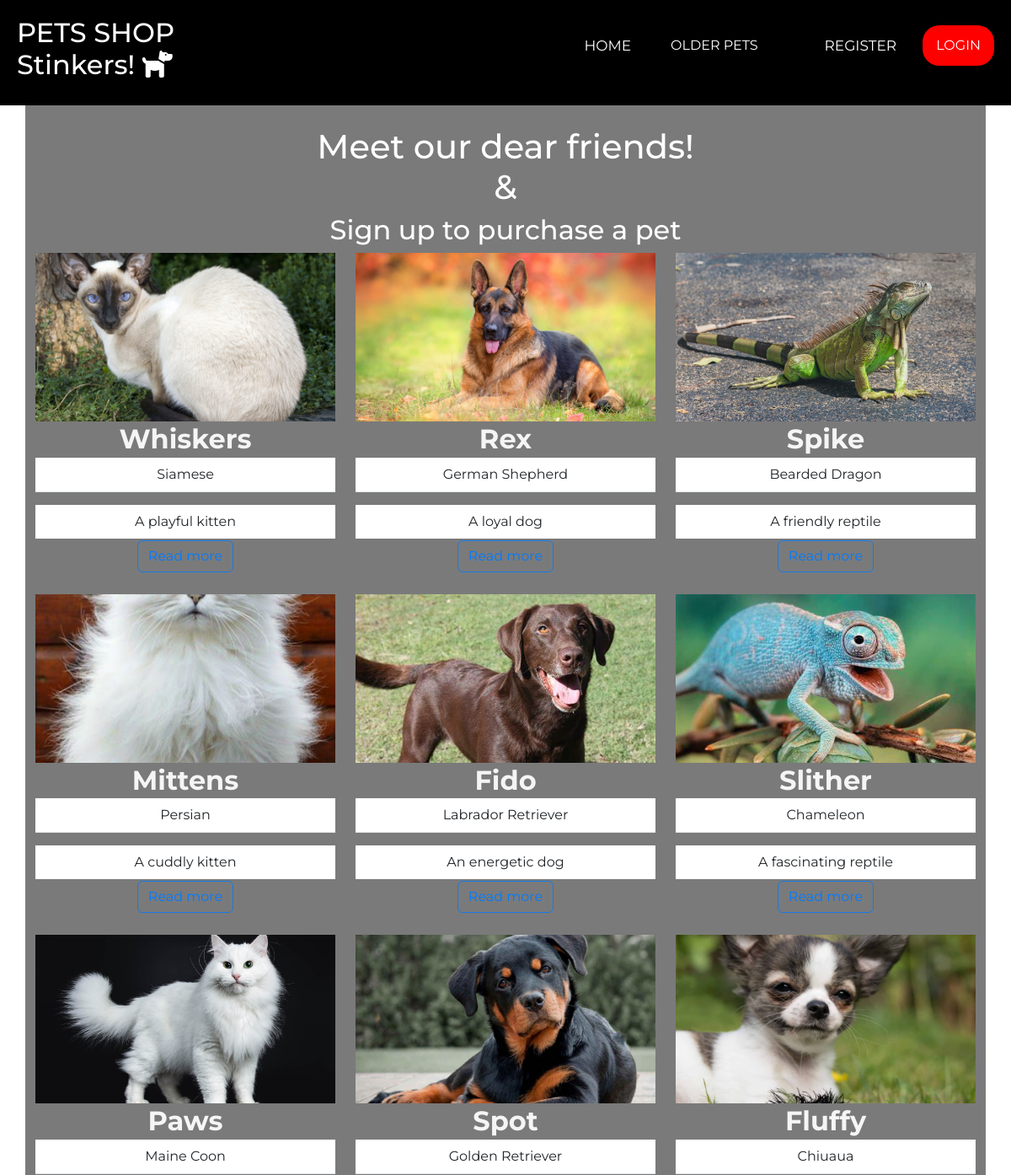
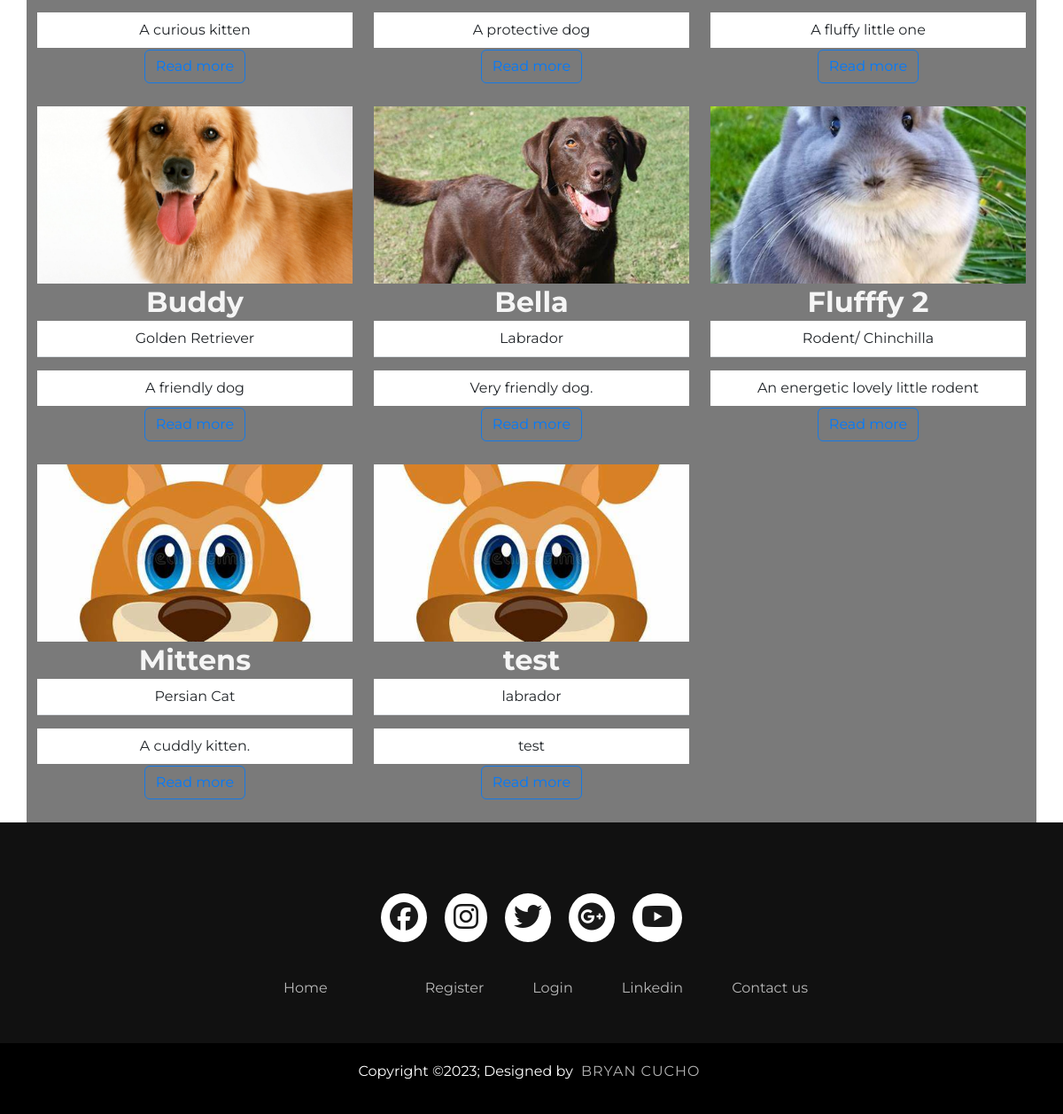
The app's page /home.php with its own data (2 pictures, top to bottom).
### tables this page shows
CREATE TABLE `animals` (
  `animal_id` int(11) NOT NULL,
  `animal_name` varchar(255) NOT NULL,
  `price` decimal(13,2) NOT NULL,
  `photo` varchar(255) DEFAULT NULL,
  `location` varchar(255) NOT NULL,
  `description` varchar(255) NOT NULL,
  `size` varchar(255) NOT NULL,
  `age` varchar(255) NOT NULL,
  `vaccinated` varchar(255) NOT NULL,
  `breed` varchar(255) NOT NULL,
  `status` tinyint(1) NOT NULL,
  `fk_animal_id` int(11) DEFAULT NULL,
  `fk_pet_id` int(11) NOT NULL
);

### home.php (the view, shortened to what this page needs)
<?php
require_once './components/db_connect.php';
$sql = " SELECT *
FROM `animals`
LEFT JOIN `pet_adoption` ON `animals`.`fk_animal_id` = `pet_adoption`.pet_id";
$result = mysqli_query($connect, $sql);
$cards = "";
if (mysqli_num_rows($result) > 0) {
  while ($row = mysqli_fetch_assoc($result)) {
    $cards .= "<div class.='card'>
        <img src='assets/{$row['photo']}' class='card-img-top'>
        <div class='card-body'>
          <h2 class='card-title'><strong> {$row['animal_name']}</strong></h2>
        </div>
        <ul class='list-group list-group-flush'>
          <li class='list-group-item'>{$row['breed']}</li>
          <li class='list-group-item'>{$row['description']}</li>
        </ul>
        <div class='card-body'>
          <a href='./animal/animal_details.php?id={$row['animal_id']}' class='btn btn-outline-primary'>Read more</a>";
    $cards .= "</div>
        <br/>
      </div>";
  }
} else {
  $cards = "<p> No results found </p>";
}
?>
<!DOCTYPE html>
<html lang="en">
<head>
  <link rel="stylesheet" href="https://cdn.jsdelivr.net/npm/@fortawesome/fontawesome-free@5.15.4/css/fontawesome.min.css">
  <link rel="stylesheet" href="https://kit-free.fontawesome.com/releases/latest/css/free.min.css">
  <link rel="stylesheet" href="https://cdnjs.cloudflare.com/ajax/libs/font-awesome/6.4.2/css/all.min.css" />
  <link rel="stylesheet" href="https://kit-free.fontawesome.com/releases/latest/css/free.min.css">
  <link href="https://cdn.jsdelivr.net/npm/bootstrap@5.3.2/dist/css/bootstrap.min.css" rel="stylesheet">
  <link rel="stylesheet" href="css/navbar.css">
  <link rel="stylesheet" href="css/style.css">
  <link rel="stylesheet" href="css/footer.css">
</head>
<body>
  <?php require_once './components/navbar.php'; ?>
  <div class="container">
    <div class="section-title">
      <h1 class="greeting">Meet our dear friends!<br>
        &
      </h1>
      <h2 class="greeting">Sign up to purchase a pet</h>
    </div>
    <div class='row row-cols-lg-3 row-cols-md-2 row-cols-sm-1 row row-cols-xs-1'>
      <?= $cards ?>
    </div>
  </div>
  <?php require_once './components/footer.php'; ?>
</body>
</html>

### components/navbar.php (shortened to what this page needs)
<?php echo "
            <header class='navbar'>
                <h2 class='logoNav'></a>PETS SHOP <br>
                    </i> Stinkers! <i class='fas fa-dog'></i>
                </h2>
                <ul>
                    <li class='listItem'>
                    <a role='button' href='/BE20_CR5_BryanJCuchoM/home.php'><button class='button'>HOME</button></a>
                    </li>
                    <li>
                    <a role='button' href='/BE20_CR5_BryanJCuchoM/animal/animal_senior.php'><button class='button'>OLDER PETS</button></a>
                    </li>";
if (isset($_SESSION["user"]) || isset($_SESSION["adm"])) {
    echo "<ul><li class='listItem'>
                    <a role='button' href='/BE20_CR5_BryanJCuchoM/animal/animal_create.php'><button class='button'>ADD PET</button></a>
                    </li>
                    <li class='listItem'>
                    <a role='button' href='/BE20_CR5_BryanJCuchoM/user/logout.php?logout'><button class='button'>LOGOUT</a>
                    </li>
                    <li class='listItem'>
                    <a role='button' href='/BE20_CR5_BryanJCuchoM/user/user_update.php'><button class='button'>UPDATE PROFILE</a>
                    </li>";
} else {
    echo "<ul><li class='listItem'>
                    <a role='button' href='/BE20_CR5_BryanJCuchoM/user/register.php'><button class='button'>REGISTER</button></a>
                    </li>
                    <li class='listItem1'>
                    <a role='button' href='/BE20_CR5_BryanJCuchoM/user/login.php'><button class='button1'>LOGIN</button></a>
                    </li>";
}
echo "</header>
";

### components/footer.php
<?php
echo "
<body>
    <footer>
        <div class='footerContainer'>
            <div class='socialIcons'>
                <a href=''><i class='fa-brands fa-facebook'></i></a>
                <a href=''><i class='fa-brands fa-instagram'></i></a>
                <a href=''><i class='fa-brands fa-twitter'></i></a>
                <a href=''><i class='fa-brands fa-google-plus'></i></a>
                <a href=''><i class='fa-brands fa-youtube'></i></a>
            </div>
            <div class='footerNav'>
                <ul>
                    <li><a href='../home.php'>Home</li>
                    <li><a href='../user/register.php'>Register</a></li>
                    <li><a href='../user/login.php'>Login</a></li>
                    <li><a href='https://www.linkedin.com/feed/?trk=guest_homepage-basic_google-one-tap-submit'>Linkedin</a></li>
                    <li><a href='../home.php'>Contact us</a></li>
                </ul>
            </div>
        </div>
    </footer>
    <div class='footerBottom'>
        <p>Copyright &copy;2023; Designed by <span class='designer'>Bryan Cucho</span></p>
    </div>
</body>
";

### css/navbar.css (style rules this page uses)
* { box-sizing: border-box; padding: 0; margin: 0; font-family: 'Montserrat', sans-serif; }
.navbar { z-index: 9999; position: fixed; top: 0; width: 100%; display: flex; justify-content: space-between; align-items: center; background-color: black; padding: 20px; }
ul { display: inline-flex; list-style-type: none; gap: 15px; }
.listItem { text-decoration: none; display: inline-block; }
.listItem a { justify-content: space-between; text-decoration: none; font-size: 17px; color: black; transition: all 0.7s; display: inline-flex; list-style-type: none; gap: 15px; }
.logoNav { color: white; }
button { background-color: black; padding: 12px 16px; border: none; border-radius: 20px; color: white; font-weight: 500px; }
.button1 { background-color: red; padding: 12px 16px; border: none; border-radius: 20px; color: white; font-weight: 500px; }

### css/style.css (style rules this page uses)
body { background-image: url("https://th.bing.com/th/id/OIG.OFZ.hsz8CGDWjVBjL6Np?pid=ImgGn"); font-family: 'roboto', sans-serif; color: whitesmoke; font-weight: 400; }
.section-title { width: 100%; text-align: center; padding-top: 150px; color: white; }
.container { background-color: rgba(0, 0, 0, 0.521); }
.card-body { text-align: center; }
.list-group-item { text-align: center; }
.card-img-top { width: 100%; height: 200px; object-fit: cover; }
.card-body { padding: 2px 16px; }
.btn-outline-primary { color: #007bff; border-color: #007bffd0; }

### css/footer.css (style rules this page uses)
* { padding: 0; margin: 0; box-sizing: border-box; }
footer { background-color: #111; }
.footerContainer { width: 100%; padding: 70px 30px 20px; }
.socialIcons { display: flex; justify-content: center; }
.socialIcons a { text-decoration: none; padding: 10px; background-color: white; margin: 10px; border-radius: 50%; }
.socialIcons a i { font-size: 2em; color: black; opacity: 0.9; }
.footerNav { margin: 30px 0; }
.footerNav ul { display: flex; justify-content: center; list-style-type: none; }
.footerNav ul li a { color: white; margin: 20px; text-decoration: none; font-size: 1 .3em; opacity: 0.7; transition: 0.5s; }
.footerBottom { background-color: #000; padding: 20px; text-align: center; }
.footerBottom { color: white; }
.designer { opacity: 0.7; text-transform: uppercase; letter-spacing: 1px; font-weight: 400px; margin: 0px 5px; }

### records on screen
animals: photo (picture), animal_name "Whiskers", breed "Siamese", description "A playful kitten"
animals: photo (picture), animal_name "Rex", breed "German Shepherd", description "A loyal dog"
animals: photo (picture), animal_name "Spike", breed "Bearded Dragon", description "A friendly reptile"
animals: photo (picture), animal_name "Mittens", breed "Persian", description "A cuddly kitten"
animals: photo (picture), animal_name "Fido", breed "Labrador Retriever", description "An energetic dog"
animals: photo (picture), animal_name "Slither", breed "Chameleon", description "A fascinating reptile"
animals: photo (picture), animal_name "Paws", breed "Maine Coon", description "A curious kitten"
animals: photo (picture), animal_name "Spot", breed "Golden Retriever", description "A protective dog"
animals: photo (picture), animal_name "Fluffy", breed "Chiuaua", description "A fluffy little one"
animals: photo (picture), animal_name "Buddy", breed "Golden Retriever", description "A friendly dog"
animals: photo (picture), animal_name "Bella", breed "Labrador", description "Very friendly dog."
animals: photo (picture), animal_name "Flufffy 2", breed "Rodent/ Chinchilla", description "An energetic lovely little rodent"
animals: photo (picture), animal_name "Mittens", breed "Persian Cat", description "A cuddly kitten."
animals: photo (placeholder picture), animal_name "test", breed "labrador", description "test"
